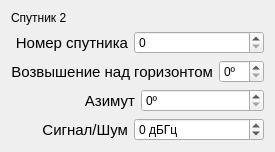
            <widget class="QWidget" name="tab_6">
             <attribute name="title">
              <string>2</string>
             </attribute>
             <layout class="QGridLayout" name="gridLayout_9">
              <item row="2" column="0">
               <layout class="QHBoxLayout" name="up_gorlay_2">
                <item>
                 <widget class="QLabel" name="label_13">
                  <property name="font">
                   <font>
                    <pointsize>11</pointsize>
                   </font>
                  </property>
                  <property name="text">
                   <string>Возвышение над горизонтом</string>
                  </property>
                  <property name="alignment">
                   <set>Qt::AlignRight|Qt::AlignTrailing|Qt::AlignVCenter</set>
                  </property>
                 </widget>
                </item>
                <item>
                 <widget class="QSpinBox" name="up_gor_2">
                  <property name="minimumSize">
                   <size>
                    <width>0</width>
                    <height>0</height>
                   </size>
                  </property>
                  <property name="maximumSize">
                   <size>
                    <width>130</width>
                    <height>16777215</height>
                   </size>
                  </property>
                  <property name="suffix">
                   <string>º</string>
                  </property>
                  <property name="maximum">
                   <number>99</number>
                  </property>
                 </widget>
                </item>
               </layout>
              </item>
              <item row="4" column="0">
               <layout class="QHBoxLayout" name="sign_lay_2">
                <item>
                 <widget class="QLabel" name="azimuth_12">
                  <property name="font">
                   <font>
                    <pointsize>11</pointsize>
                   </font>
                  </property>
                  <property name="text">
                   <string>Сигнал/Шум</string>
                  </property>
                  <property name="alignment">
                   <set>Qt::AlignRight|Qt::AlignTrailing|Qt::AlignVCenter</set>
                  </property>
                 </widget>
                </item>
                <item>
                 <widget class="QSpinBox" name="sign_2">
                  <property name="minimumSize">
                   <size>
                    <width>130</width>
                    <height>0</height>
                   </size>
                  </property>
                  <property name="maximumSize">
                   <size>
                    <width>130</width>
                    <height>16777215</height>
                   </size>
                  </property>
                  <property name="wrapping">
                   <bool>true</bool>
                  </property>
                  <property name="suffix">
                   <string> дБГц</string>
                  </property>
                 </widget>
                </item>
               </layout>
              </item>
              <item row="1" column="0">
               <layout class="QHBoxLayout" name="sath_num_2">
                <item>
                 <widget class="QLabel" name="label_12">
                  <property name="font">
                   <font>
                    <pointsize>11</pointsize>
                   </font>
                  </property>
                  <property name="text">
                   <string>Номер спутника</string>
                  </property>
                  <property name="alignment">
                   <set>Qt::AlignRight|Qt::AlignTrailing|Qt::AlignVCenter</set>
                  </property>
                 </widget>
                </item>
                <item>
                 <widget class="QSpinBox" name="satn_number_2">
                  <property name="minimumSize">
                   <size>
                    <width>130</width>
                    <height>0</height>
                   </size>
                  </property>
                  <property name="maximumSize">
                   <size>
                    <width>130</width>
                    <height>16777215</height>
                   </size>
                  </property>
                  <property name="maximum">
                   <number>4</number>
                  </property>
                 </widget>
                </item>
               </layout>
              </item>
              <item row="3" column="0">
               <layout class="QHBoxLayout" name="azimut_lay_2">
                <item>
                 <widget class="QLabel" name="azimuth_2">
                  <property name="font">
                   <font>
                    <pointsize>11</pointsize>
                   </font>
                  </property>
                  <property name="text">
                   <string>Азимут</string>
                  </property>
                  <property name="alignment">
                   <set>Qt::AlignRight|Qt::AlignTrailing|Qt::AlignVCenter</set>
                  </property>
                 </widget>
                </item>
                <item>
                 <widget class="QSpinBox" name="azimut_1">
                  <property name="maximumSize">
                   <size>
                    <width>130</width>
                    <height>16777215</height>
                   </size>
                  </property>
                  <property name="suffix">
                   <string>º</string>
                  </property>
                  <property name="maximum">
                   <number>359</number>
                  </property>
                 </widget>
                </item>
               </layout>
              </item>
              <item row="0" column="0">
               <widget class="QLabel" name="label_4">
                <property name="maximumSize">
                 <size>
                  <width>16777215</width>
                  <height>20</height>
                 </size>
                </property>
                <property name="text">
                 <string>Спутник 2</string>
                </property>
               </widget>
              </item>
             </layout>
            </widget>
